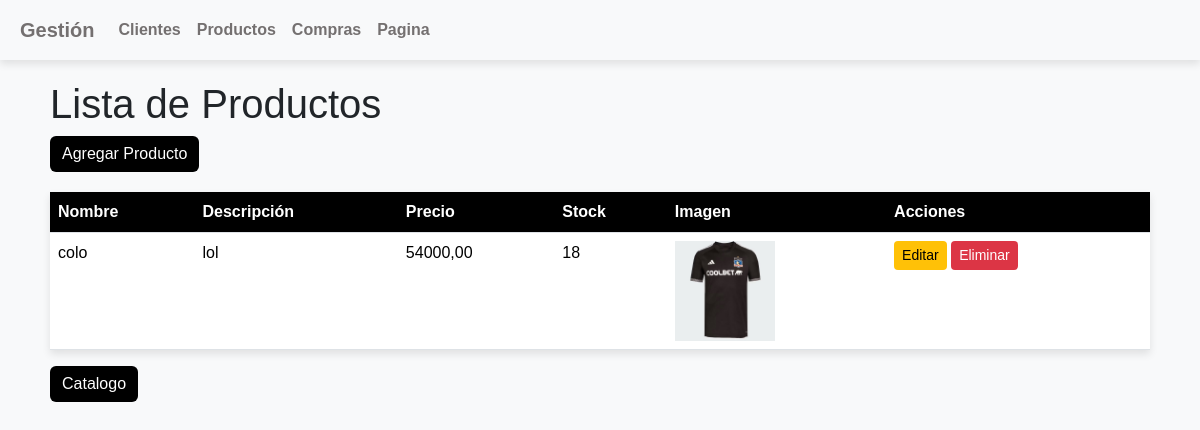
The app's page /productos/, older data.
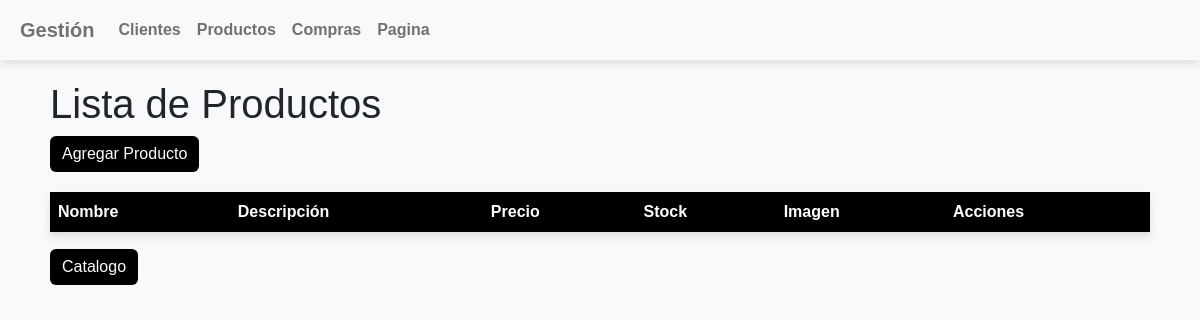
The same page, newer data.
### administracion/models.py (models this page shows, shortened)
class Producto(models.Model):
    nombre = models.CharField(max_length=200)
    descripcion = models.TextField()
    precio = models.DecimalField(max_digits=10, decimal_places=2)
    stock = models.IntegerField()
    imagen = models.ImageField(upload_to='productos/', null=True, blank=True)

### administracion/views.py (the view)
# urls.py: path('productos/', views.listar_productos, name='listar_productos'),
def listar_productos(request):
    productos = Producto.objects.all()
    return render(request, 'pagina/listar_productos.html', {'productos': productos})

### administracion/templates/pagina/listar_productos.html (shortened to what this page needs)
{% extends 'pagina/base.html' %}
{% block content %}
<h1>Lista de Productos</h1>
<a href="{% url 'agregar_producto' %}" class="btn btn-primary">Agregar Producto</a>
<table class="table">
    <thead>
        <tr>
            <th>Nombre</th>
            <th>Descripción</th>
            <th>Precio</th>
            <th>Stock</th>
            <th>Imagen</th>
            <th>Acciones</th>
        </tr>
    </thead>
    <tbody>
        {% for producto in productos %}
            <tr>
                <td>{{ producto.nombre }}</td>
                <td>{{ producto.descripcion }}</td>
                <td>{{ producto.precio }}</td>
                <td>{{ producto.stock }}</td>
                <td>
                    {% if producto.imagen %}
                        <img src="{{ producto.imagen.url }}" alt="{{ producto.nombre }}" style="max-width: 100px;">
                    {% endif %}
                </td>
                <td>
                    <a href="{% url 'editar_producto' producto.id %}"class="btn btn-warning btn-sm">Editar</a>
                    <a href="{% url 'eliminar_producto' producto.id %}"class="btn btn-danger btn-sm">Eliminar</a>
                </td>
            </tr>
        {% endfor %}
    </tbody>
</table>
<a href="{% url 'iniciolog' %}" class="btn btn-primary">Catalogo</a>
{% endblock %}

Row changes from the older to the newer data that the page shows:
removed Producto: nombre "colo", descripcion "lol", precio "54000,00", stock "18", imagen (picture)
